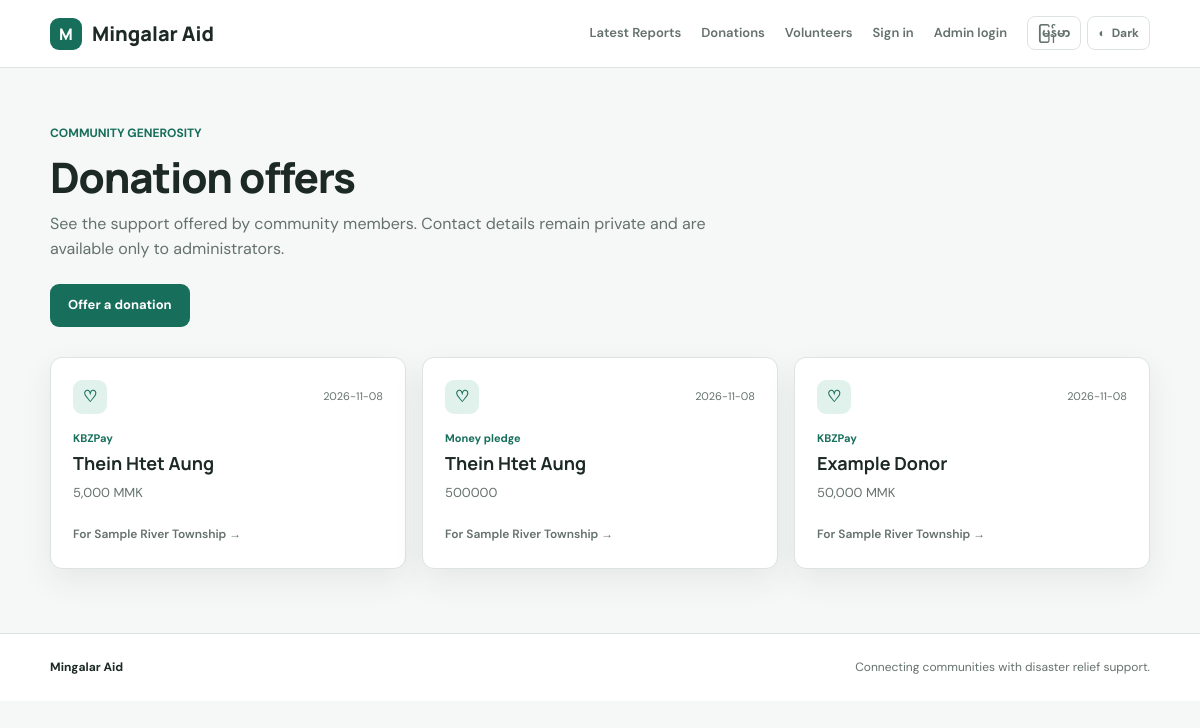
/donations, run on the app's committed database.
### tables this page shows
CREATE TABLE donations (
            id INTEGER PRIMARY KEY AUTOINCREMENT,
            disaster_id INTEGER,
            donor_name TEXT NOT NULL,
            donation_type TEXT NOT NULL,
            amount_or_items TEXT NOT NULL,
            contact TEXT NOT NULL,
            created_at TEXT NOT NULL, payment_method TEXT, amount INTEGER, currency TEXT NOT NULL DEFAULT 'MMK', status TEXT NOT NULL DEFAULT 'pending',
            FOREIGN KEY(disaster_id) REFERENCES disasters(id)
        );

CREATE TABLE disasters (
            id INTEGER PRIMARY KEY AUTOINCREMENT,
            disaster_date TEXT NOT NULL,
            place TEXT NOT NULL,
            description TEXT NOT NULL,
            evidence_url TEXT,
            status TEXT NOT NULL DEFAULT 'pending',
            submitted_at TEXT NOT NULL
        );

### MingalarAid.Backend/api/public_api.py (the view)
    @app.route("/donations")
    def public_donations():
        return render_template("donations.html", donations=donation_service.list_public())

### MingalarAid.Backend/dataaccess/database.py (called while the page is built)
def get_connection():
    DATABASE_PATH.parent.mkdir(parents=True, exist_ok=True)
    connection = sqlite3.connect(DATABASE_PATH)
    connection.row_factory = sqlite3.Row
    return connection

### MingalarAid.Backend/dataaccess/donation_repository.py (called while the page is built)
def list_public():
    with get_connection() as db:
        return db.execute(
            """SELECT donations.donor_name, donations.donation_type,
                      donations.amount_or_items, donations.payment_method,
                      donations.amount, donations.currency, donations.created_at,
                      disasters.id AS disaster_id, disasters.place AS disaster_place
               FROM donations
               LEFT JOIN disasters ON disasters.id = donations.disaster_id
               WHERE donations.status = 'approved'
                 AND (donations.disaster_id IS NULL OR disasters.status = 'approved')
               ORDER BY donations.created_at DESC, donations.id DESC"""
        ).fetchall()

### MingalarAid.Backend/service/donation_service.py (called while the page is built)
def list_public():
    return donation_repository.list_public()

### MingalarAid.Frontend/templates/donations.html (shortened to what this page needs)
{% extends "base.html" %}
{% block content %}
<div class="page-heading list-heading">
  <p class="eyebrow">COMMUNITY GENEROSITY</p>
  <h1>Donation offers</h1>
  <p>See the support offered by community members. Contact details remain private and are available only to administrators.</p>
  <a class="button primary" href="{{ url_for('donate') }}">Offer a donation</a>
</div>
{% if donations %}
<div class="support-grid">
  {% for donation in donations %}
  <article class="support-card">
    <div class="support-card-top"><span class="support-icon" aria-hidden="true">♡</span><span class="date">{{ donation.created_at[:10] }}</span></div>
    <p class="support-type">{{ donation.payment_method or donation.donation_type }}</p>
    <h2>{{ donation.donor_name }}</h2>
    <p class="support-detail">{% if donation.amount %}{{ "{:,}".format(donation.amount) }} {{ donation.currency or "MMK" }}{% else %}{{ donation.amount_or_items }}{% endif %}</p>
    {% if donation.disaster_id %}<a class="support-target text-link" href="{{ url_for('disaster_detail', disaster_id=donation.disaster_id) }}">For {{ donation.disaster_place }} →</a>{% else %}<span class="support-target">General relief support</span>{% endif %}
  </article>
  {% endfor %}
</div>
{% else %}
<div class="empty-state"><div class="empty-icon">♡</div><h3>No donation offers yet</h3><p>Be the first community member to offer support.</p><a class="button primary" href="{{ url_for('donate') }}">Offer a donation</a></div>
{% endif %}
{% endblock %}

### MingalarAid.Frontend/static/css/style.css (style rules this page uses)
:root { color-scheme: light; --bg: #f6f8f7; --surface: #ffffff; --surface-soft: #eef3f1; --text: #1c2925; --muted: #64716d; --border: #dce3e0; --brand: #176f5b; --brand-strong: #105747; --brand-soft: #e1f1eb; --danger: #b43f46; --danger-soft: #fbeaec; --warning: #946516; --warning-soft: #fff3d7; --shadow: 0 12px 32px rgb(22 45 37 / 8%); --radius: 12px; }
* { box-sizing: border-box; }
html { scroll-behavior: smooth; }
body { margin: 0; background: var(--bg); color: var(--text); font-family: 'DM Sans', 'Noto Sans Myanmar', sans-serif; line-height: 1.6; transition: background .2s, color .2s; }
a { color: inherit; text-decoration: none; }
.eyebrow { margin: 0 0 12px; color: var(--brand); font-size: 12px; font-weight: 700; }
.hero h1, .page-heading h1, .form-intro h1, .detail-panel h1, .login-card h1, .auth-form h1 { color: var(--text); font: 800 clamp(36px, 6vw, 62px) / 1.08 'Manrope', 'Noto Sans Myanmar', sans-serif; letter-spacing: -2px; margin: 0 0 20px; }
.button { display: inline-flex; align-items: center; justify-content: center; min-height: 42px; border: 1px solid transparent; border-radius: 9px; padding: 10px 17px; font-weight: 700; font-size: 13px; cursor: pointer; transition: background .15s, border-color .15s, transform .15s; }
.primary { background: var(--brand); color: #fff; }
.text-link, .back-link { color: var(--brand); font-size: 13px; font-weight: 700; }
.card-grid, .support-grid { display: grid; grid-template-columns: repeat(3, minmax(0, 1fr)); gap: 16px; margin-bottom: 64px; }
.disaster-card, .support-card, .admin-card, .detail-panel, .form-card, .table-wrap { background: var(--surface); border: 1px solid var(--border); border-radius: var(--radius); box-shadow: var(--shadow); }
.disaster-card, .support-card, .admin-card { padding: 22px; }
.card-top, .support-card-top { display: flex; align-items: center; justify-content: space-between; gap: 10px; margin-bottom: 16px; }
.date { color: var(--muted); font-size: 11px; }
.disaster-card h3, .admin-card h3, .support-card h2 { color: var(--text); font: 700 18px 'Manrope', 'Noto Sans Myanmar', sans-serif; margin: 0 0 8px; }
.disaster-card p, .admin-card p, .support-detail { color: var(--muted); font-size: 13px; margin: 0 0 16px; }
.support-icon { width: 34px; height: 34px; display: grid; place-items: center; border-radius: 9px; background: var(--brand-soft); color: var(--brand); font-weight: 800; }
.support-type { margin: 0 0 4px; color: var(--brand); font-size: 11px; font-weight: 700; }
.support-detail { white-space: pre-wrap; }
.support-target { color: var(--muted); font-size: 12px; font-weight: 600; }
.page-heading { padding: 56px 0 30px; }
.page-heading h1, .form-intro h1 { font-size: 42px; letter-spacing: -1.2px; margin-bottom: 10px; }
.page-heading > p:last-of-type, .form-intro > p:not(.eyebrow) { color: var(--muted); margin: 0; max-width: 680px; }
.list-heading { display: flex; flex-direction: column; align-items: flex-start; }
.list-heading .button { margin-top: 22px; }
html, body { max-width: 100%; overflow-x: hidden; }

### data on the page
donations: created_at "2026-11-08", payment_method "KBZPay", donor_name "Thein Htet Aung", amount "5,000", currency "MMK", disaster_place "Sample River Township"
donations: created_at "2026-11-08", donation_type "Money pledge", donor_name "Thein Htet Aung", amount_or_items "500000", disaster_place "Sample River Township"
donations: created_at "2026-11-08", payment_method "KBZPay", donor_name "Example Donor", amount "50,000", currency "MMK", disaster_place "Sample River Township"
